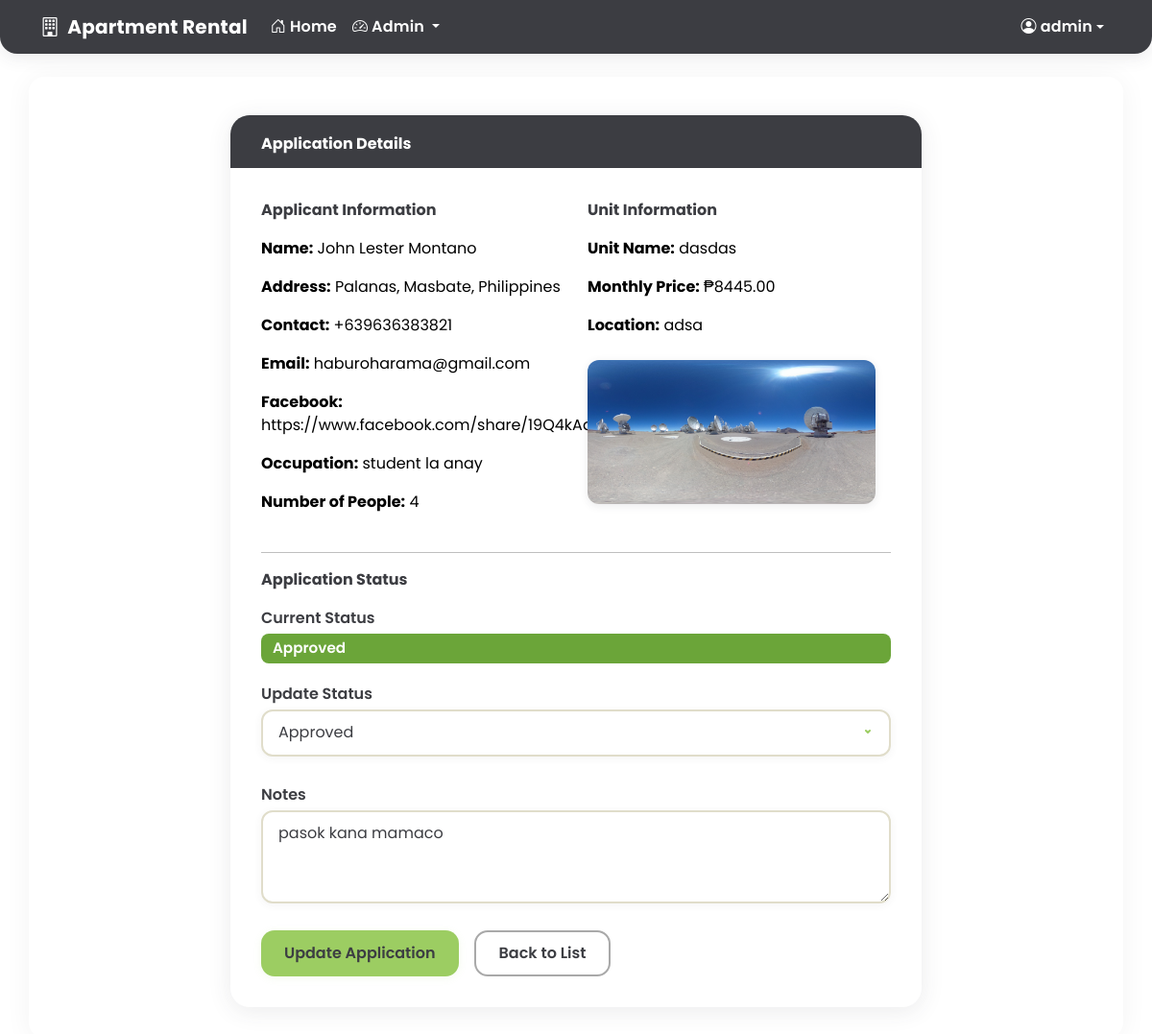
Page /dashboard/admin/applications/4/ (signed in) on the committed database.
### core/models.py (models this page shows, shortened)
class User(AbstractUser):
    CLIENT = 1
    TENANT = 2
    ADMIN = 3
    ROLE_CHOICES = (
        (CLIENT, 'Client'),
        (TENANT, 'Tenant'),
        (ADMIN, 'Admin'),
    )
    role = models.PositiveSmallIntegerField(choices=ROLE_CHOICES, default=CLIENT)
    phone_number = models.CharField(max_length=20, blank=True, null=True)
    facebook_account = models.URLField(blank=True, null=True)
    address = models.TextField(blank=True, null=True)
    occupation = models.CharField(max_length=100, blank=True, null=True)
    profile_picture = models.ImageField(upload_to='profile_pics/', blank=True, null=True)

class Application(models.Model):
    PENDING = 1
    APPROVED = 2
    REJECTED = 3
    STATUS_CHOICES = (
        (PENDING, 'Pending'),
        (APPROVED, 'Approved'),
        (REJECTED, 'Rejected'),
    )
    client = models.ForeignKey(User, on_delete=models.CASCADE)
    unit = models.ForeignKey(Unit, on_delete=models.CASCADE)
    full_name = models.CharField(max_length=100)
    address = models.TextField()
    contact_number = models.CharField(max_length=20)
    email = models.EmailField()
    facebook_account = models.URLField(blank=True, null=True)
    occupation = models.CharField(max_length=100)
    number_of_people = models.PositiveIntegerField()
    status = models.PositiveSmallIntegerField(choices=STATUS_CHOICES, default=PENDING)
    applied_date = models.DateTimeField(auto_now_add=True)
    processed_date = models.DateTimeField(blank=True, null=True)
    notes = models.TextField(blank=True, null=True)

class Unit(models.Model):
    AVAILABLE = 1
    OCCUPIED = 2
    STATUS_CHOICES = (
        (AVAILABLE, 'Available'),
        (OCCUPIED, 'Occupied'),
    )
    name = models.CharField(max_length=100)
    description = models.TextField()
    monthly_price = models.DecimalField(max_digits=10, decimal_places=2)
    location = models.CharField(max_length=200)
    payment_inclusions = models.TextField()
    house_rules = models.TextField()
    status = models.PositiveSmallIntegerField(choices=STATUS_CHOICES, default=AVAILABLE)
    main_image = models.ImageField(upload_to='units/')
    created_at = models.DateTimeField(auto_now_add=True)
    updated_at = models.DateTimeField(auto_now=True)

### core/views.py (the view)
    def wrapper(request, *args, **kwargs):
        if not (request.user.is_superuser or request.user.role == User.ADMIN):
            messages.error(request, 'You are not authorized to access this page.')
            return redirect('dashboard')
        return view_func(request, *args, **kwargs)

### core/views.py (called while the page is built, shortened)
def admin_required(view_func):
    def wrapper(request, *args, **kwargs):
        if not (request.user.is_superuser or request.user.role == User.ADMIN):
            messages.error(request, 'You are not authorized to access this page.')
            return redirect('dashboard')
        return view_func(request, *args, **kwargs)
    return wrapper

@login_required
@admin_required
def admin_application_detail(request, pk):
    application = get_object_or_404(Application, pk=pk)
    return render(request, 'admin_panel/application_detail.html', {'application': application})

### templates/admin_panel/application_detail.html (shortened to what this page needs)
{% extends 'base.html' %}
{% block content %}
<div class="container app-detail-container">
    <div class="row">
        <div class="col-lg-8 mx-auto">
            <div class="app-detail-card">
                <div class="app-detail-header">
                    <h6>Application Details</h6>
                </div>
                <div class="app-detail-body">
                    <div class="mb-4 d-flex flex-wrap gap-4">
                        <div style="flex:1 1 250px; min-width:220px;">
                            <div class="app-detail-section-title">Applicant Information</div>
                            <p><strong>Name:</strong> {{ application.full_name }}</p>
                            <p><strong>Address:</strong> {{ application.address }}</p>
                            <p><strong>Contact:</strong> {{ application.contact_number }}</p>
                            <p><strong>Email:</strong> {{ application.email }}</p>
                            {% if application.facebook_account %}
                                <p><strong>Facebook:</strong> {{ application.facebook_account }}</p>
                            {% endif %}
                            <p><strong>Occupation:</strong> {{ application.occupation }}</p>
                            <p><strong>Number of People:</strong> {{ application.number_of_people }}</p>
                        </div>
                        <div style="flex:1 1 250px; min-width:220px;">
                            <div class="app-detail-section-title">Unit Information</div>
                            <p><strong>Unit Name:</strong> {{ application.unit.name }}</p>
                            <p><strong>Monthly Price:</strong> ₱{{ application.unit.monthly_price }}</p>
                            <p><strong>Location:</strong> {{ application.unit.location }}</p>
                            <img src="{{ application.unit.main_image.url }}" class="app-detail-img">
                        </div>
                    </div>
                    <hr>
                    <div class="app-detail-section-title mb-3">Application Status</div>
                    <form method="post">
                        <div class="app-detail-form-group">
                            <label class="app-detail-form-label">Current Status</label>
                            <span class="app-detail-badge
                                {% if application.status == application.APPROVED %}app-detail-badge-success
                                {% elif application.status == application.REJECTED %}app-detail-badge-danger
                                {% else %}app-detail-badge-warning{% endif %}">
                                {{ application.get_status_display }}
                            </span>
                        </div>
                        <div class="app-detail-form-group">
                            <label for="status" class="app-detail-form-label">Update Status</label>
                            <select id="status" name="status" required>
                                <option value="{{ application.APPROVED }}" {% if application.status == application.APPROVED %}selected{% endif %}>Approved</option>
                            </select>
                        </div>
                        <div class="app-detail-form-group">
                            <label for="notes" class="app-detail-form-label">Notes</label>
                            <textarea id="notes" name="notes" rows="3">{{ application.notes|default:'' }}</textarea>
                        </div>
                        <div class="d-flex gap-2 justify-content-start">
                            <button type="submit" class="app-detail-btn">Update Application</button>
                            <a href="{% url 'admin_applications' %}" class="app-detail-btn-secondary">Back to List</a>
                        </div>
                    </form>
                </div>
            </div>
        </div>
    </div>
</div>
{% endblock %}

### templates/partials/_navbar.html (shortened to what this page needs)
<nav class="navbar navbar-expand-lg navbar-charcoal">
    <div class="container">
        <a class="navbar-brand fw-bold d-flex align-items-center" href="{% url 'home' %}">
            <i class="bi bi-building me-2"></i>Apartment Rental
        </a>
        <div class="collapse navbar-collapse" id="navbarNav">
            <ul class="navbar-nav me-auto">
                <li class="nav-item">
                    <a class="nav-link" href="{% url 'home' %}">
                        <i class="bi bi-house-door me-1"></i>Home
                    </a>
                </li>
                {% if user.is_authenticated %}
                    {% if user.role == user.ADMIN or user.is_superuser %}
                        <li class="nav-item dropdown">
                            <a class="nav-link dropdown-toggle" href="#" id="adminDropdown" role="button" data-bs-toggle="dropdown">
                                <i class="bi bi-speedometer2 me-1"></i>Admin
                            </a>
                        </li>
                    {% endif %}
                {% endif %}
            </ul>
            <ul class="navbar-nav">
                {% if user.is_authenticated %}
                    <li class="nav-item dropdown">
                        <a class="nav-link dropdown-toggle d-flex align-items-center" href="#" id="userDropdown" role="button" data-bs-toggle="dropdown">
                            <i class="bi bi-person-circle me-1"></i>
                            <span class="d-none d-lg-inline">{{ user.username|truncatechars:12 }}</span>
                        </a>
                    </li>
                {% endif %}
            </ul>
        </div>
    </div>
</nav>

### static/css/style.css (style rules this page uses)
:root { --charcoal: #3C3D42; --kiwi-green: #9CCD62; --soft-cream: #F6F8E2; --sage-beige: #E0DDCA; --cloud-white: #FFFFFF; --error-red: #D9534F; --sky-blue: #5BC0DE; --success-olive: #6BA539; --neutral-gray: #A9A9A9; }
body { background-color: #f8f9fa; }
input[type="text"], input[type="email"], input[type="password"], input[type="number"], input[type="file"], input[type="date"], input[type="datetime-local"], input[type="time"], input[type="url"], input[type="search"], select, textarea { font-family: 'Poppins', Arial, sans-serif; background: var(--cloud-white); color: var(--charcoal); border: 2px solid var(--sage-beige); border-radius: 12px; padding: 0.65rem 1rem; font-size: 1rem; box-shadow: 0 2px 8px 0 rgba(60, 61, 66, 0.06); transition: border 0.2s, box-shadow 0.2s; outline: none; margin-bottom: 0.5rem; }
select { appearance: none; -webkit-appearance: none; -moz-appearance: none; background-repeat: no-repeat; background-position: right 0.75rem center; background-size: 1.25em; }
label { font-family: 'Poppins', Arial, sans-serif; color: var(--charcoal); font-weight: 500; margin-bottom: 0.25rem; }
a { text-decoration: none; }

### templates/partials/_navbar.html (style rules this page uses)
.navbar-charcoal { background-color: var(--charcoal) !important; color: var(--cloud-white) !important; border-radius: 0 0 18px 18px; box-shadow: 0 4px 18px 0 rgba(60, 61, 66, 0.10); font-family: 'Poppins', Arial, sans-serif !important; padding-top: 0.5rem; padding-bottom: 0.5rem; }
.navbar-charcoal .navbar-brand, .navbar-charcoal .nav-link, .navbar-charcoal .bi { color: var(--cloud-white) !important; font-family: 'Poppins', Arial, sans-serif !important; font-weight: 600; letter-spacing: 0.01em; }

### templates/admin_panel/application_detail.html (style rules this page uses)
.app-detail-container { font-family: 'Poppins', Arial, sans-serif !important; margin-top: 2.5rem; }
.app-detail-card { background: var(--cloud-white); border-radius: 20px; box-shadow: 0 4px 24px 0 rgba(60, 61, 66, 0.10); border: none; padding: 0; margin-bottom: 2rem; }
.app-detail-header { background: var(--charcoal); color: var(--cloud-white); border-radius: 20px 20px 0 0; padding: 1.25rem 2rem 1rem 2rem; }
.app-detail-header h6 { font-weight: 700; margin: 0; }
.app-detail-body { padding: 2rem; }
.app-detail-section-title { font-weight: 700; color: var(--charcoal); margin-bottom: 1rem; }
.app-detail-badge { border-radius: 8px; font-size: 0.95rem; font-weight: 600; padding: 0.25rem 0.75rem; }
.app-detail-badge-success { background: var(--success-olive); color: var(--cloud-white); }
.app-detail-img { border-radius: 12px; box-shadow: 0 2px 8px 0 rgba(60, 61, 66, 0.10); max-height: 150px; object-fit: cover; margin-top: 0.5rem; }
.app-detail-form-label { font-weight: 600; color: var(--charcoal); margin-bottom: 0.25rem; }
.app-detail-form-group { display: flex; flex-direction: column; align-items: stretch; margin-bottom: 1.25rem; }
.app-detail-btn { background: var(--kiwi-green); color: var(--charcoal); border-radius: 14px; font-weight: 600; border: none; box-shadow: 0 2px 8px 0 rgba(156, 205, 98, 0.10); padding: 0.65rem 1.5rem; font-size: 1rem; margin-bottom: 0; transition: background 0.2s, color 0.2s; margin-right: 0.5rem; }
.app-detail-btn-secondary { background: var(--cloud-white); color: var(--charcoal); border-radius: 14px; font-weight: 600; border: 2px solid var(--neutral-gray); padding: 0.65rem 1.5rem; transition: border 0.2s, color 0.2s, background 0.2s; }

### rows in the picture
User: username "admin"
Application: full_name "John Lester Montano", address "Palanas, Masbate, Philippines", contact_number "+639636383821", email "haburoharama@gmail.com", facebook_account "https://www.facebook.com/share/19Q4kAaG8P/", occupation "student la anay", number_of_people "4", unit.name "dasdas", unit.monthly_price "8445.00", unit.location "adsa", unit.main_image (picture), status "Approved", notes "pasok kana mamaco"
